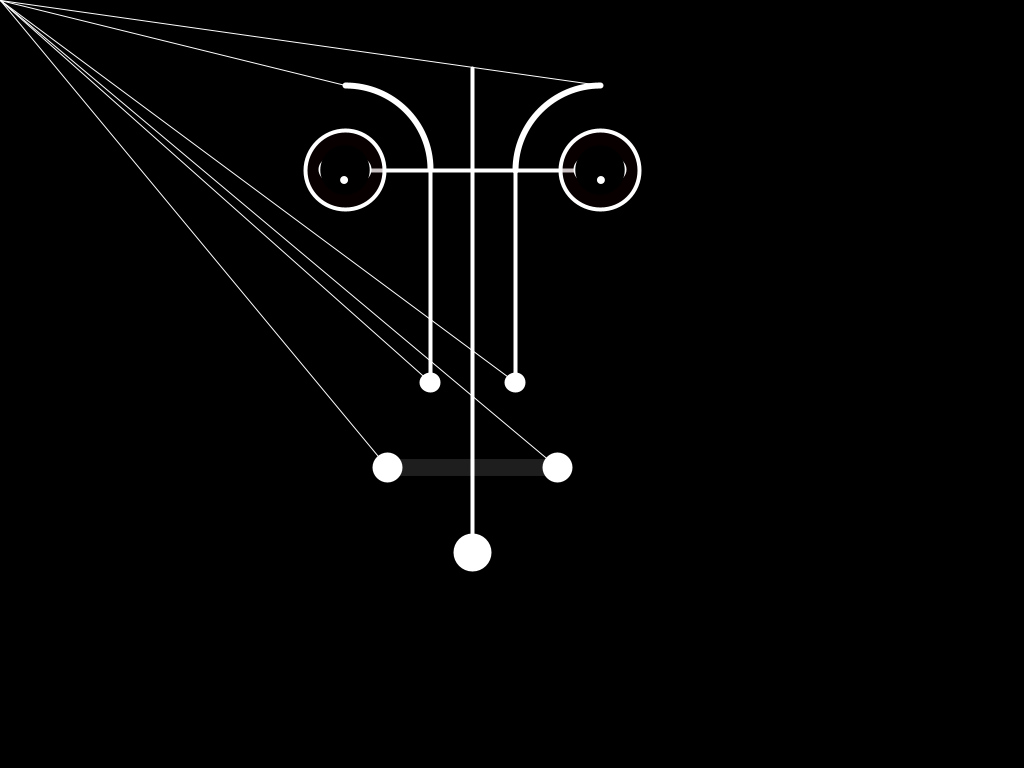
Frame 1 (no input)
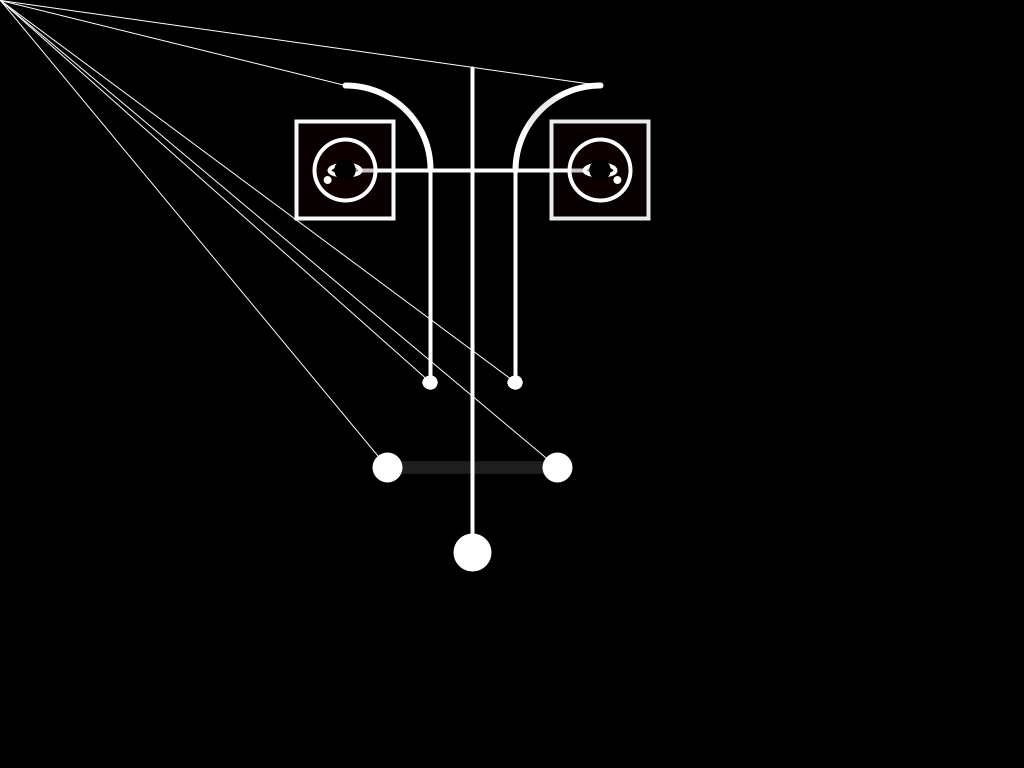
Frame 60 (the mouse pressed at the canvas centre just before this capture)
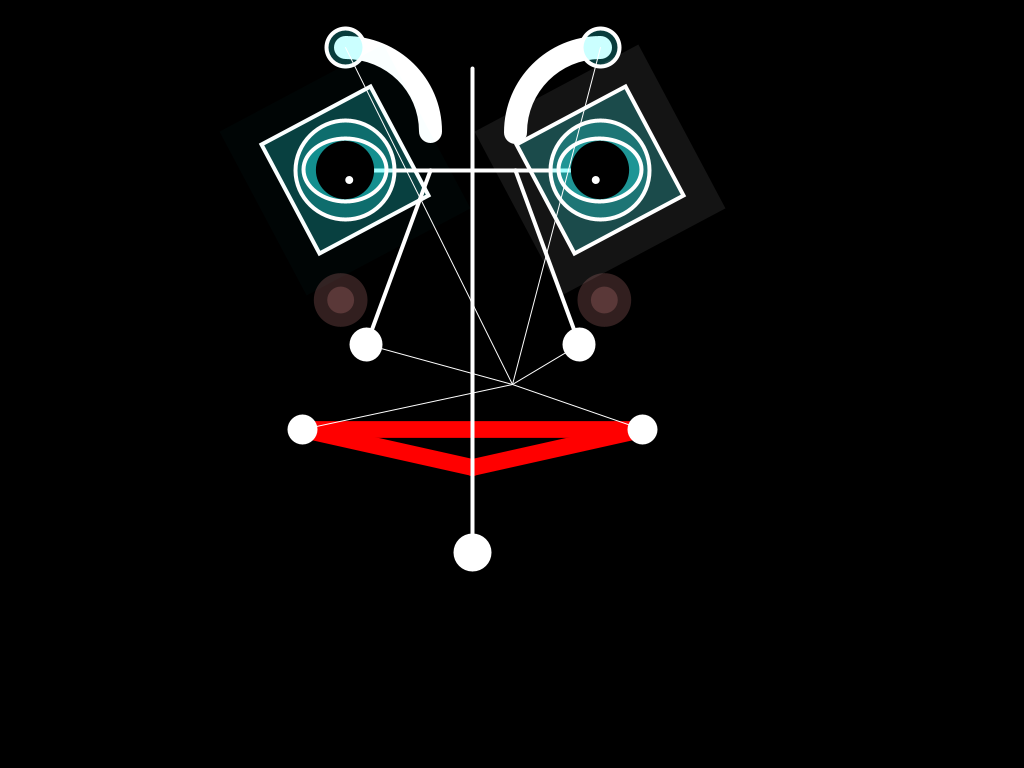
Frame 120 (the mouse held since frame 60 and released just before this capture)

The Processing sketch that drew these frames (run headless with seeded random() and noise(); from frame 60 on, the mouse is pressed at the canvas centre):

// Processing sketch: processing_147089
// ── processing_147089.pde

face a;

float faceControl=0;

void setup(){
  size(1024,768);
  a=new face(384);
  rectMode(CENTER);
}
  
void draw(){
  background(0);
  faceControl=mouseX;
  
  a.update(faceControl);
  a.display();
  
}

class face{
 float x;
 float y;
 float squaresize=20;
 float eyesize1=51;
 float eyesize2=80;
 float eyesize3=51;
 float nosesize1=15;
 float nosesize2=17;
 float easing=0.05;
 float redsize=10;
 float angle;
 
 face(float tempx){
   x=tempx;
 }
 
 void update(float m){
   float targetx=map(m,0,width,0,100);
   float targety=map(m,0,width,0,100);
   float targetsquaresize=map(m,0,width,100,150);
   squaresize += (targetsquaresize-squaresize)*easing;
   float targeteyesize1=map(m,0,width,30,140);
   eyesize1 += (targeteyesize1-eyesize1)*easing;
   float targeteyesize2=map(m,0,width,60,140);
   eyesize2 += (targeteyesize2-eyesize2)*easing;
   float targeteyesize3=map(m,0,width,20,100);
   eyesize3 += (targeteyesize3-eyesize3)*easing;
   float targetnosesize1=map(m,0,width,10,20);
   nosesize1 += (targetnosesize1-nosesize1)*easing;
   float targetnosesize2=map(m,0,width,10,50);
   nosesize2 += (targetnosesize2-nosesize2)*easing;
   float targetredsize=map(mouseY,0,width,0,150);
   redsize +=(targetredsize-redsize)*easing;
   float angle = map(m,0,width,0,360);
 }
  
  void display(){
  colorMode(RGB);
  translate(260,0);
  stroke(255);
  noFill();
  strokeWeight(6+mouseY/22);
  arc(85,170-mouseY/10,170,170, HALF_PI+PI, TWO_PI);
  arc(340,170-mouseY/10,170,170,PI,PI+HALF_PI);
  fill(34,mouseX,mouseY,60);
  strokeWeight(4);
  ellipse(85,85-mouseY/10,mouseY/10,mouseY/10);
  ellipse(340,85-mouseY/10,mouseY/10,mouseY/10);   
  pushMatrix();
  translate(85,170);
  rotate(radians(mouseX));
  rect(0,0,squaresize,squaresize);
  noStroke();
  fill(12,mouseX,mouseY,5);
  rect(0,0,squaresize*1.5,squaresize*1.5);
  popMatrix();
  pushMatrix();
  translate(340,170);
  stroke(255);
  fill(34,mouseX,mouseY,60);
  rotate(radians(mouseX));
  rect(0,0,squaresize,squaresize);
  noStroke();
  fill(mouseX,mouseX,mouseY,20);
  rect(0,0,squaresize*1.5,squaresize*1.5);
  popMatrix();//eyebrow
  
  stroke(255);
  fill(34,mouseX,mouseY,60);
  line(85,170,340,170);
  ellipse(85,170,eyesize2,eyesize2);//big
  ellipse(340,170,eyesize2,eyesize2);//big
  ellipse(85,170,eyesize1,eyesize1-20);//middle
  ellipse(340,170,eyesize1,eyesize1-20);//middle
  noStroke();
  fill(0);
  ellipse(85,170,eyesize3,eyesize3);//small
  ellipse(340,170,eyesize3,eyesize3);//small  
  fill(255);
  ellipse(55+eyesize3/1.7,180,8,8);//eye
  ellipse(370-eyesize3/1.7,180,8,8);//eye
  
  stroke(255);
  line(170,170,170-mouseX/8,382.5-mouseY/10);
  line(255,170,255+mouseX/8,382.5-mouseY/10);
  ellipse(170-mouseX/8,382.5-mouseY/10,nosesize2,nosesize2);
  ellipse(255+mouseX/8,382.5-mouseY/10,nosesize2,nosesize2);
  ellipse(170-mouseX/8,382.5-mouseY/10,nosesize1,nosesize1);
  ellipse(255+mouseX/8,382.5-mouseY/10,nosesize1,nosesize1);   //nose

  colorMode(HSB);
  stroke(0,mouseX,30+mouseY);
  strokeWeight(2+nosesize1);
  line(127.5-mouseX/6,467.5-mouseY/10,212.5,467.5);
  line(297.5+mouseX/6,467.5-mouseY/10,212.5,467.6);
  line(127.5-mouseX/6,467.5-mouseY/10,297.5+mouseX/6,467.5-mouseY/10);
//  arc(212.5,467.5,170,119,PI, TWO_PI);
  stroke(255);
  strokeWeight(4);
  ellipse(127.5-mouseX/6,467.5-mouseY/10,25.5,25.5);
  ellipse(297.5+mouseX/6,467.5-mouseY/10,25.5,25.5);  //mouth
  
  
  line(212.5,68,212.5,552.5);
  ellipse(212.5,552.5,34,34);  //jaw
  
  noStroke();
  fill(338,97,mouseY,50);
  ellipse(107.5-redsize/2,300,redsize/2,redsize/2);
  ellipse(317.5+redsize/2,300,redsize/2,redsize/2);
  ellipse(107.5-redsize/2,300,redsize,redsize);
  ellipse(317.5+redsize/2,300,redsize,redsize); //facered
  
  fill(34,mouseX,mouseY,60);
  stroke(255);
  strokeWeight(1);
  line(mouseX-260,mouseY,85,85-mouseY/10);//control 
  line(mouseX-260,mouseY,340,85-mouseY/10);//control
  line(mouseX-260,mouseY,170-mouseX/8,382.5-mouseY/10);//control nose
  line(mouseX-260,mouseY,255+mouseX/8,382.5-mouseY/10);//control nose
  line(mouseX-260,mouseY,127.5-mouseX/6,467.5-mouseY/10);//control mouth
  line(mouseX-260,mouseY,297.5+mouseX/6,467.5-mouseY/10);//control mouth
  
  }
}
